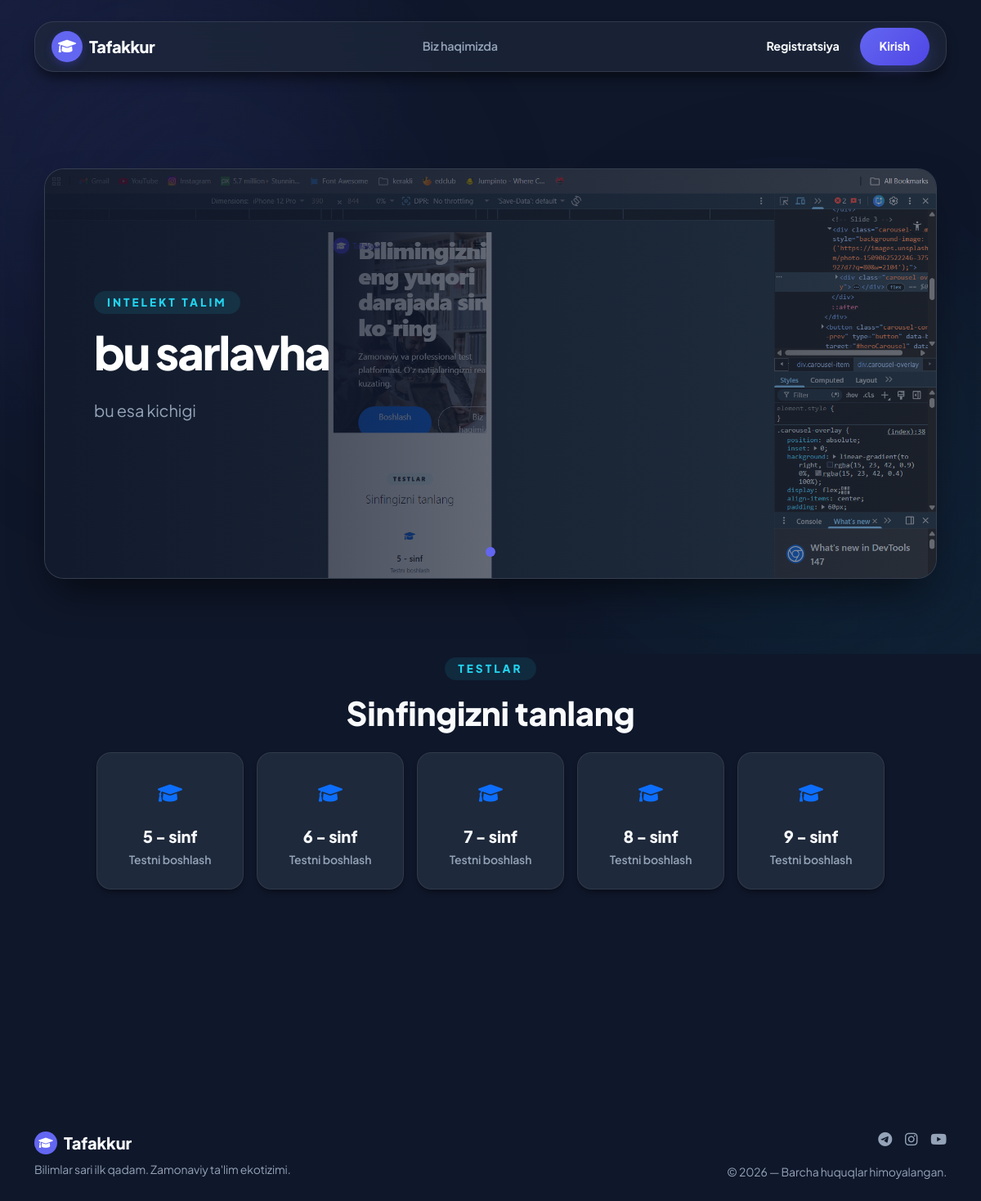
The page / on the database its author committed.
### main/models.py (models this page shows, shortened)
class Carousel(models.Model):
    title = models.CharField(max_length=200, verbose_name="Sarlavha")
    subtitle = models.CharField(max_length=300, null=True, blank=True, verbose_name="Kichik sarlavha")
    label = models.CharField(max_length=100, null=True, blank=True, verbose_name="Yorliq (masalan: Kelajak ta'limi)")
    image = models.ImageField(upload_to='carousel/', verbose_name="Rasm")
    button_text = models.CharField(max_length=50, null=True, blank=True, verbose_name="Tugma matni")
    button_url = models.CharField(max_length=200, null=True, blank=True, verbose_name="Tugma havolasi")
    order = models.IntegerField(default=0, verbose_name="Tartib raqami")
    is_active = models.BooleanField(default=True, verbose_name="Aktivmi")
    class Meta:
        verbose_name = "Karusel"
        verbose_name_plural = "Karusellar"
        ordering = ['order']

### quiz/models.py (models this page shows, shortened)
class Sinf(models.Model):
    nom = models.CharField(max_length=100, verbose_name="Sinf nomi")
    created_at = models.DateTimeField(auto_now_add=True, verbose_name="Yaratilgan vaqt")
    updated_at = models.DateTimeField(auto_now=True, verbose_name="Yangilangan vaqt")
    class Meta:
        verbose_name = "Sinf"
        verbose_name_plural = "Sinflar"
        ordering = ['nom']
        db_table = 'javohir_sinf'

### main/views.py (the view)
# urls.py: path('', main_index, name='index'),
def main_index(request):
    context = {
        'page_title': 'Bosh sahifa',
        'posts': Bitik.objects.all(),
        'carousels': Carousel.objects.filter(is_active=True),
    }
    return render(request, 'main/index.html', context)

### maktab/context_processors.py (called while the page is built)
def login_modal(request):
    form_class = LoginForm
    context = {
        'sinflar': Sinf.objects.all(),
    }
    if request.session.get('login_error'):
        username = request.session.pop('login_error')
        form = form_class(initial={'username': username})
        form.errors['__all__'] = form.error_class(
            [_("Foydalanuvchi nomi va/yoki parol noto'g'ri")]
        )
        context['LOGIN_FORM'] = form
    else:
        context['LOGIN_FORM'] = form_class()
    return context

### templates/main/index.html (shortened to what this page needs)
{% extends 'layouts/base.html' %}
{% load static %}
{% block content %}
<div class="hero-stack fade-up">
    <div class="carousel-container mb-5">
        <div id="heroCarousel" class="carousel slide carousel-fade" data-bs-ride="carousel">
            <div class="carousel-indicators">
                {% for item in carousels %}
                <button type="button" data-bs-target="#heroCarousel" data-bs-slide-to="{{ forloop.counter0 }}" {% if forloop.first %}class="active"{% endif %}></button>
                {% empty %}
                <button type="button" data-bs-target="#heroCarousel" data-bs-slide-to="0" class="active"></button>
                {% endfor %}
            </div>
            <div class="carousel-inner">
                {% for item in carousels %}
                <div class="carousel-item {% if forloop.first %}active{% endif %}" style="background-image: url('{{ item.image.url }}');">
                    <div class="carousel-overlay">
                        <div class="carousel-caption-custom">
                            {% if item.label %}<span class="section-label">{{ item.label }}</span>{% endif %}
                            <h1 class="hero-title">{{ item.title }}</h1>
                            {% if item.subtitle %}<p class="hero-subtitle">{{ item.subtitle }}</p>{% endif %}
                        </div>
                    </div>
                </div>
                {% endfor %}
            </div>
        </div>
    </div>
    <div id="test-selection" class="pt-5 text-center mb-5">
        <span class="section-label">Testlar</span>
        <h2 class="fw-800 display-6">Sinfingizni tanlang</h2>
        <div class="d-flex flex-wrap justify-content-center gap-3 mt-4">
            {% for s in sinflar %}
            <a href="{% url 'main:test' s.id %}" class="modern-card p-4 text-decoration-none transition-all" style="min-width: 180px;">
                <div class="stat-icon bg-primary-light text-primary mx-auto mb-3" style="width: 50px; height: 50px; border-radius: 12px; display: flex; align-items: center; justify-content: center;">
                    <i class="fa-solid fa-graduation-cap fs-4"></i>
                </div>
                <h5 class="fw-800 text-main mb-1">{{ s.nom }}</h5>
                <span class="text-muted small fw-600">Testni boshlash</span>
            </a>
            {% endfor %}
        </div>
    </div>
</div>
{% endblock %}

### templates/layouts/base.html (shortened to what this page needs)
{% load static %}
<!DOCTYPE html>
<html lang="uz">
<head>
    <link rel="stylesheet" href="{% static 'vendor/bootstrap/css/bootstrap.min.css' %}">
    <link rel="stylesheet" href="https://cdnjs.cloudflare.com/ajax/libs/font-awesome/6.0.0/css/all.min.css">
    <link rel="stylesheet" href="{% static 'css/style.css' %}">
</head>
<body>
<nav class="navbar navbar-expand-lg navbar-floating sticky-top">
    <div class="container">
        <div class="navbar-container w-100 d-flex flex-wrap flex-lg-nowrap align-items-center">
            <a class="navbar-brand d-flex align-items-center gap-2" href="{% url 'main:index' %}">
                <div class="rounded-circle d-flex align-items-center justify-content-center" style="width: 38px; height: 38px; font-size: 1.1rem; background: var(--brand-primary); color: white; box-shadow: 0 4px 10px rgba(79, 70, 229, 0.3);">
                    <i class="fa-solid fa-graduation-cap"></i>
                </div>
                <span class="fw-800" style="color: var(--text-main); letter-spacing: -0.5px;">Tafakkur</span>
            </a>
            <div class="d-flex align-items-center gap-2 gap-lg-3 ms-auto order-2 order-lg-3">
                {% if request.user.is_authenticated %}
                    <div class="dropdown">
                        <button class="btn btn-primary d-flex align-items-center gap-2 rounded-pill px-3 px-lg-4" type="button" data-bs-toggle="dropdown">
                            <i class="fa-solid fa-pen-nib small"></i> <span class="d-none d-sm-inline">Testlar</span>
                        </button>
                        <ul class="dropdown-menu dropdown-menu-end border-0 shadow-lg mt-3 p-2" style="border-radius: 20px; min-width: 220px;">
                            {% for row in sinflar %}
                                <li><a class="dropdown-item py-2 px-3 rounded-3 d-flex align-items-center justify-content-between" href="{% url 'main:test' row.id %}">
                                    <span class="fw-600">{{ row.nom }}</span>
                                    <i class="fa-solid fa-chevron-right small opacity-25"></i>
                                </a></li>
                            {% empty %}
                                <li><span class="dropdown-item text-muted py-2">Mavjud emas</span></li>
                            {% endfor %}
                        </ul>
                    </div>
                    <div class="vr mx-1 mx-lg-2 opacity-10 d-none d-lg-block"></div>
                    <div class="d-flex align-items-center gap-2 ms-lg-0">
                        <div class="bg-primary-subtle text-primary rounded-circle d-flex align-items-center justify-content-center fw-bold" style="width: 36px; height: 36px; background-color: var(--brand-primary-light) !important; color: var(--brand-primary) !important; font-size: 0.85rem;">
                            {{ user.username|slice:":1"|upper }}
                        </div>
                        <form id="logout-form" action="{% url 'account:logout' %}" method="post" style="display: none;">
                            {% csrf_token %}
                        </form>
                        <a class="btn btn-subtle-danger rounded-circle p-0 d-flex align-items-center justify-content-center transition-all"
                           style="width: 36px; height: 36px;"
                           href="javascript:void(0)"
                           onclick="document.getElementById('logout-form').submit();"
                           title="Chiqish">
                            <i class="fa-solid fa-power-off small"></i>
                        </a>
                    </div>
                {% else %}
                    <div class="d-flex align-items-center gap-2">
                        <a class="btn btn-link text-decoration-none fw-700 text-main px-2 px-sm-3 d-none d-sm-inline-block" href="{% url 'account:regist' %}" style="font-size: 0.9rem;">Registratsiya</a>
                        <a class="btn btn-primary rounded-pill px-3 px-sm-4" href="#id-login-modal" data-bs-toggle="modal" style="font-size: 0.9rem;">Kirish</a>
                    </div>
                {% endif %}
            </div>
            <div class="collapse navbar-collapse w-100 flex-lg-grow-1 order-4 order-lg-2" id="nav">
                <ul class="navbar-nav mx-lg-auto gap-1 my-3 my-lg-0">
                    <li class="nav-item">
                        <a class="nav-link px-3 py-2 rounded-pill fw-600 transition-all " href="{% url 'main:about' %}" style="font-size: 0.9rem;">Biz haqimizda</a>
                    </li>
                </ul>
            </div>
        </div>
    </div>
</nav>
<main class="container py-4 py-md-5" style="min-height: 75vh;">
    {% block content %}{% endblock %}
</main>
<footer class="py-5 mt-5">
    <div class="container">
        <div class="row align-items-center">
            <div class="col-md-6 text-center text-md-start mb-4 mb-md-0">
                <div class="d-flex align-items-center justify-content-center justify-content-md-start gap-2 mb-2">
                    <div class="rounded-circle d-flex align-items-center justify-content-center" style="width: 28px; height: 28px; background: var(--brand-primary); color: white;">
                        <i class="fa-solid fa-graduation-cap small"></i>
                    </div>
                    <h5 class="mb-0 fw-800" style="color: var(--text-main);">Tafakkur</h5>
                </div>
                <p class="text-muted small mb-0">Bilimlar sari ilk qadam. Zamonaviy ta'lim ekotizimi.</p>
            </div>
            <div class="col-md-6 text-center text-md-end">
                <div class="d-flex justify-content-center justify-content-md-end gap-3 mb-3" style="font-size: 1.1rem;">
                    <a href="https://t.me/Javokh96" target="_blank" class="text-muted hover-primary transition-all"><i class="fa-brands fa-telegram"></i></a>
                    <a href="#" class="text-muted hover-primary transition-all"><i class="fa-brands fa-instagram"></i></a>
                    <a href="#" class="text-muted hover-primary transition-all"><i class="fa-brands fa-youtube"></i></a>
                </div>
                <p class="text-muted small mb-0">© {% now "Y" %} — Barcha huquqlar himoyalangan.</p>
            </div>
        </div>
    </div>
</footer>
</body>
</html>

### templates/widgets/modal.html (shortened to what this page needs)
{% load crispy_forms_filters %}

### assets/css/style.css (style rules this page uses)
:root { --brand-primary: #6366f1; --brand-primary-dark: #4f46e5; --brand-primary-light: rgba(99, 102, 241, 0.15); --brand-accent: #22d3ee; --canvas: #0f172a; --surface: #1e293b; --surface-light: #334155; --text-main: #f8fafc; --text-muted: #94a3b8; --border-light: rgba(255, 255, 255, 0.08); --success: #10b981; --danger: #ef4444; --warning: #f59e0b; --glass-bg: rgba(30, 41, 59, 0.7); --glass-border: rgba(255, 255, 255, 0.1); --sh-sm: 0 1px 2px 0 rgba(0, 0, 0, 0.3); --sh-md: 0 4px 6px -1px rgba(0, 0, 0, 0.4); --sh-lg: 0 10px 15px -3px rgba(0, 0, 0, 0.5); --sh-premium: 0 25px 50px -12px rgba(0, 0, 0, 0.6); --radius-md: 12px; --radius-lg: 18px; --radius-xl: 24px; }
body { background-color: var(--canvas) !important; color: var(--text-main); font-family: 'Plus Jakarta Sans', sans-serif; -webkit-font-smoothing: antialiased; letter-spacing: -0.01em; overflow-x: hidden; min-height: 100vh; }
main.container { padding-left: 1.5rem !important; padding-right: 1.5rem !important; }
.fw-800 { font-weight: 800; }
.fw-700 { font-weight: 700; }
.fw-600 { font-weight: 600; }
.text-main { color: var(--text-main) !important; }
.text-muted { color: var(--text-muted) !important; }
.modern-card { background: var(--surface); border: 1px solid var(--border-light); border-radius: var(--radius-lg); box-shadow: var(--sh-md); transition: all 0.4s cubic-bezier(0.16, 1, 0.3, 1); backdrop-filter: blur(12px); -webkit-backdrop-filter: blur(12px); }
.btn-primary { background: linear-gradient(135deg, var(--brand-primary) 0%, var(--brand-primary-dark) 100%); border: none; padding: 12px 28px; font-weight: 700; color: white !important; border-radius: var(--radius-md); box-shadow: 0 8px 20px -5px rgba(99, 102, 241, 0.4); transition: all 0.3s cubic-bezier(0.16, 1, 0.3, 1); }
.navbar-floating { margin-top: 1rem; padding: 10px 0; z-index: 1050; }
.navbar-container { background: var(--glass-bg); backdrop-filter: blur(16px); -webkit-backdrop-filter: blur(16px); border: 1px solid var(--glass-border); border-radius: var(--radius-xl); padding: 6px 20px; box-shadow: var(--sh-lg); }
.nav-link { color: var(--text-muted) !important; font-weight: 600; transition: all 0.2s ease; padding: 8px 16px !important; }

### templates/main/index.html (style rules this page uses)
.hero-stack { padding: 60px 0 100px; position: relative; }
.carousel-container { border-radius: var(--radius-xl); overflow: hidden; box-shadow: var(--sh-premium); border: 1px solid var(--glass-border); position: relative; background: var(--surface); }
.carousel-item { height: 500px; background-size: cover; background-position: center; }
.carousel-overlay { position: absolute; inset: 0; background: linear-gradient(to right, rgba(15, 23, 42, 0.9) 0%, rgba(15, 23, 42, 0.4) 100%); display: flex; align-items: center; padding: 60px; }
.carousel-caption-custom { max-width: 550px; color: white; z-index: 10; }
.carousel-indicators [data-bs-target] { width: 12px; height: 12px; border-radius: 50%; margin: 0 6px; background-color: var(--brand-primary); }
.hero-title { font-size: 3.5rem; line-height: 1.1; letter-spacing: -2px; margin-bottom: 24px; font-weight: 800; color: white; }
.hero-subtitle { font-size: 1.25rem; color: var(--text-muted); margin-bottom: 40px; line-height: 1.6; }
.section-label { font-size: 0.85rem; font-weight: 800; text-transform: uppercase; letter-spacing: 3px; color: var(--brand-accent); display: inline-block; margin-bottom: 16px; padding: 4px 16px; background: rgba(34, 211, 238, 0.1); border-radius: 50px; }

### templates/layouts/base.html (style rules this page uses)
.nav-link { color: var(--text-muted) !important; transition: all 0.3s ease; }

### rows shown on the page
Carousel: image (picture), label "INTELEKT TALIM", title "bu sarlavha", subtitle "bu esa kichigi"
Sinf: nom "5 - sinf"
Sinf: nom "6 - sinf"
Sinf: nom "7 - sinf"
Sinf: nom "8 - sinf"
Sinf: nom "9 - sinf"
